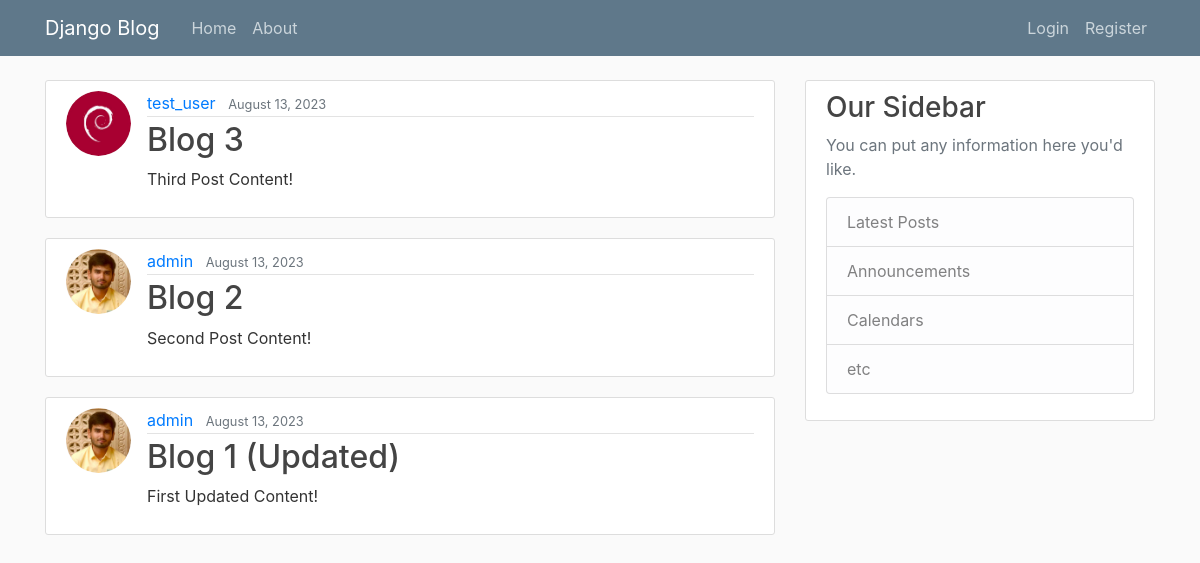
The app's page /, older data.
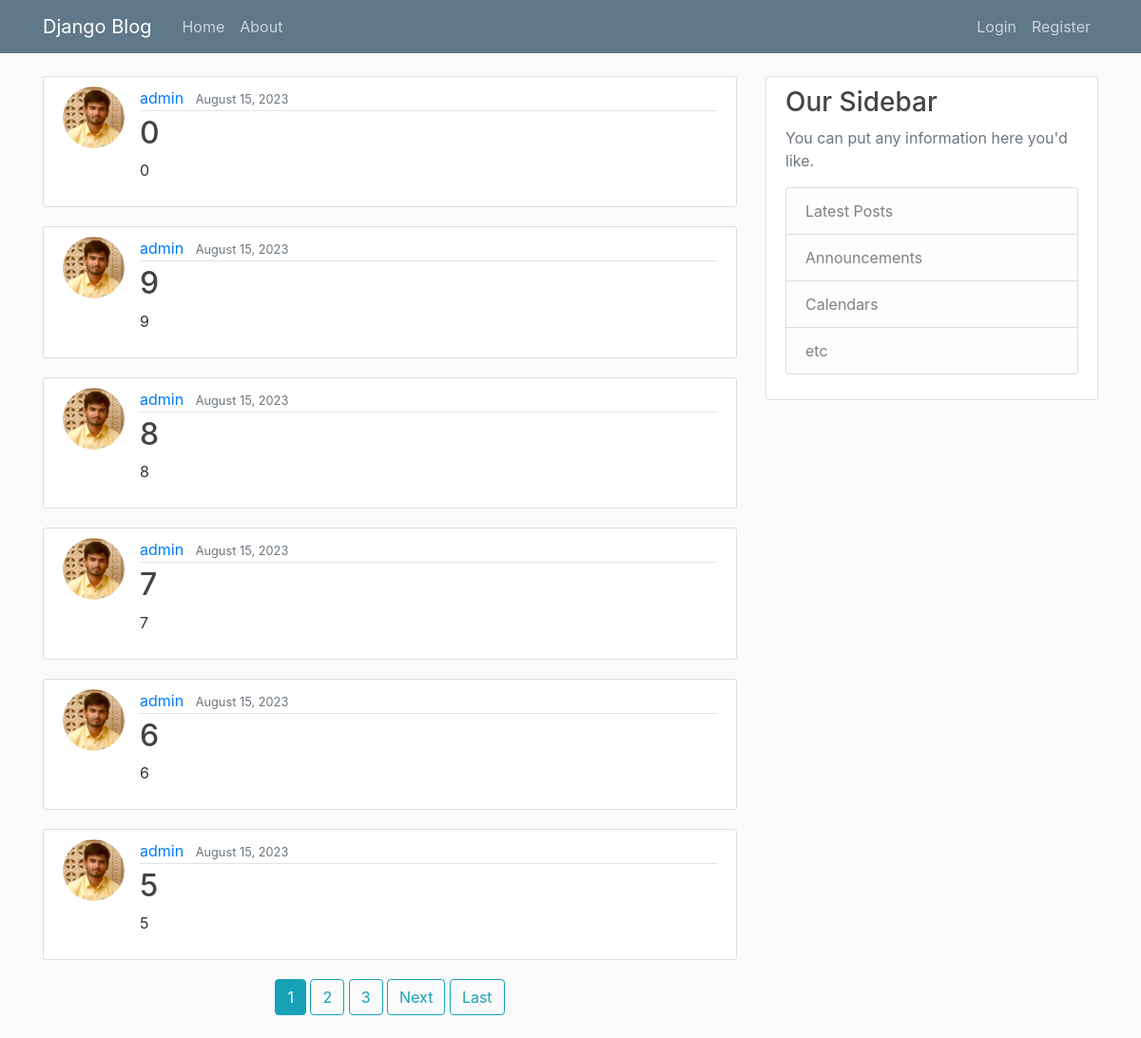
The same page, newer data.
### blog/models.py (models this page shows, shortened)
class Post(models.Model):
    title = models.CharField(max_length=100)
    content = models.TextField()
    date_posted = models.DateTimeField(default=timezone.now)
    author = models.ForeignKey(User, on_delete=models.CASCADE)

### users/models.py (models this page shows, shortened)
class Profile(models.Model):
    user = models.OneToOneField(User, on_delete=models.CASCADE)
    image = models.ImageField(default='default.jpg', upload_to='profile_pics')

### blog/views.py (the view)
# urls.py: path('', PostListView.as_view(), name='blog-home'),
class PostListView(ListView):
    model = Post
    template_name = 'blog/home.html'
    context_object_name = 'posts'
    ordering = ['-date_posted']
    paginate_by = 6

### blog/templates/blog/home.html (shortened to what this page needs)
{% extends 'blog/base.html' %}
{% block content %}
    {% for post in posts %}
        <article class="media content-section">
          <img class="rounded-circle article-img" src="{{ post.author.profile.image.url }}">
          <div class="media-body">
            <div class="article-metadata">
              <a class="mr-2" href="{% url 'user-posts' post.author.username %}">{{ post.author }}</a>
              <small class="text-muted">{{ post.date_posted|date:'F d, Y' }}</small>
            </div>
            <h2><a class="article-title" href="{% url 'post-detail' post.id %}">{{ post.title }}</a></h2>
            <p class="article-content">{{ post.content }}</p>
          </div>
        </article>
    {% endfor %}
    <div class="text-center">
        {% if is_paginated %}
            {% for num in page_obj.paginator.page_range %}
                {% if page_obj.number == num %}
                    <a class="btn btn-info mb-4" href="?page={{ num }}">{{ num }}</a>
                {% elif num > page_obj.number|add:'-3' and num < page_obj.number|add:'3' %}
                    <a class="btn btn-outline-info mb-4" href="?page={{ num }}">{{ num }}</a>
                {% endif %}
            {% endfor %}
            {% if page_obj.has_next %}
                <a class="btn btn-outline-info mb-4" href="?page={{ page_obj.next_page_number }}">Next</a>
                <a class="btn btn-outline-info mb-4" href="?page={{ page_obj.paginator.num_pages }}">Last</a>
            {% endif %}
        {% endif %}
    </div>
{% endblock content %}

Row changes from the older to the newer data that the page shows:
no longer on this page (row unchanged): Post: author.profile.image (placeholder picture), author "test_user", date_posted "August 13, 2023", title "Blog 3", content "Third Post Content!"
no longer on this page (row unchanged): Post: author.profile.image (picture), author "admin", date_posted "August 13, 2023", title "Blog 2", content "Second Post Content!"
no longer on this page (row unchanged): Post: author.profile.image (picture), author "admin", date_posted "August 13, 2023", title "Blog 1 (Updated)", content "First Updated Content!"
added Post: author.profile.image (picture), author "admin", date_posted "August 15, 2023", title "0", content "0"
added Post: author.profile.image (picture), author "admin", date_posted "August 15, 2023", title "9", content "9"
added Post: author.profile.image (picture), author "admin", date_posted "August 15, 2023", title "8", content "8"
added Post: author.profile.image (picture), author "admin", date_posted "August 15, 2023", title "7", content "7"
added Post: author.profile.image (picture), author "admin", date_posted "August 15, 2023", title "6", content "6"
added Post: author.profile.image (picture), author "admin", date_posted "August 15, 2023", title "5", content "5"
Text that changed along with them:
new list line: "1"
new list line: "2"
new list line: "3"
text now shown: "Next Last"
